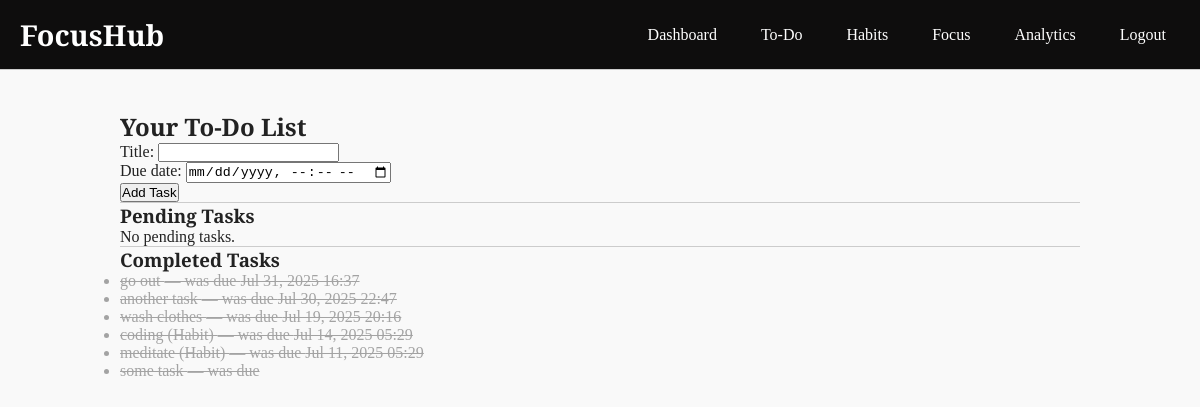
The page /todos/ (signed in) on the database its author committed.
### hub/models.py (models this page shows, shortened)
class Task(models.Model):
    user = models.ForeignKey(User, on_delete=models.CASCADE)
    title = models.CharField(max_length=255)
    is_done = models.BooleanField(default=False)
    due_date = models.DateTimeField(null=True, blank=True)
    created_at = models.DateTimeField(auto_now_add=True)
    from_habit = models.ForeignKey('Habit', null=True, blank=True, on_delete=models.SET_NULL)

### hub/utils.py (the view)
    def wrapper(request, *args, **kwargs):
        if request.user.is_authenticated:
            session = FocusSession.objects.filter(user=request.user, end_time__isnull=True).first()
            allowed_paths = ['/focus/', '/confirm_completion/', '/logout/']
            if session and request.path not in allowed_paths:
                return redirect('focus')
        return view_func(request, *args, **kwargs)

### hub/forms.py
class TaskForm(forms.ModelForm):
    class Meta:
        model = Task
        fields = ['title', 'due_date']
        widgets = {'due_date': forms.DateTimeInput(attrs={'type': 'datetime-local'})}

### hub/utils.py (called while the page is built)
def enforce_focus_lock(view_func):
    def wrapper(request, *args, **kwargs):
        if request.user.is_authenticated:
            session = FocusSession.objects.filter(user=request.user, end_time__isnull=True).first()
            allowed_paths = ['/focus/', '/confirm_completion/', '/logout/']
            if session and request.path not in allowed_paths:
                return redirect('focus')
        return view_func(request, *args, **kwargs)
    return wrapper

### templates/todos.html (shortened to what this page needs)
{% extends "base.html" %}
{% block content %}
<h2>Your To-Do List</h2>
<form method="post">
    {{ form.as_p }}
    <button type="submit">Add Task</button>
</form>
<hr>
<h3>Pending Tasks</h3>
{% if not grouped_tasks.today and not grouped_tasks.tomorrow and not grouped_tasks.upcoming and not grouped_tasks.later %}
    <p>No pending tasks.</p>
{% endif %}
<hr>
<h3>Completed Tasks</h3>
{% if completed_tasks %}
    <ul>
        {% for task in completed_tasks %}
            <li class="completed-task">
                {{ task.title }} — was due {{ task.due_date|date:"M d, Y H:i" }}
            </li>
        {% endfor %}
    </ul>
{% else %}
    <p>No completed tasks yet.</p>
{% endif %}
{% endblock %}

### templates/base.html (style rules this page uses)
* { margin: 0; padding: 0; box-sizing: border-box; }
body { font-family: 'Playfair Display', serif; background-color: #f9f9f9; color: #222; min-height: 100vh; }
hr { border: none; border-top: 1px solid #ccc; }

### templates/todos.html (style rules this page uses)
.completed-task { color: gray; text-decoration: line-through; opacity: 0.7; }

### rows shown on the page
Task: title "go out", due_date "Jul 31, 2025 16:37"
Task: title "another task", due_date "Jul 30, 2025 22:47"
Task: title "wash clothes", due_date "Jul 19, 2025 20:16"
Task: title "coding (Habit)", due_date "Jul 14, 2025 05:29"
Task: title "meditate (Habit)", due_date "Jul 11, 2025 05:29"
Task: title "some task"
